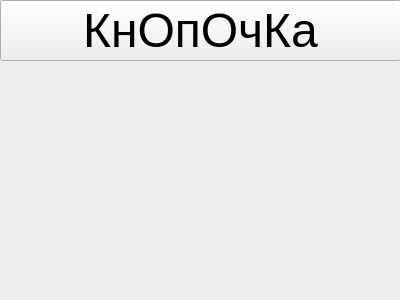
<?xml version="1.0" encoding="UTF-8"?>
<ui version="4.0">
 <class>Form</class>
 <widget class="QWidget" name="Form">
  <property name="geometry">
   <rect>
    <x>0</x>
    <y>0</y>
    <width>400</width>
    <height>300</height>
   </rect>
  </property>
  <property name="windowTitle">
   <string>Form</string>
  </property>
  <widget class="QPushButton" name="pushButton">
   <property name="geometry">
    <rect>
     <x>0</x>
     <y>0</y>
     <width>401</width>
     <height>61</height>
    </rect>
   </property>
   <property name="font">
    <font>
     <pointsize>36</pointsize>
    </font>
   </property>
   <property name="text">
    <string>КнОпОчКа</string>
   </property>
  </widget>
 </widget>
 <resources/>
 <connections/>
</ui>
